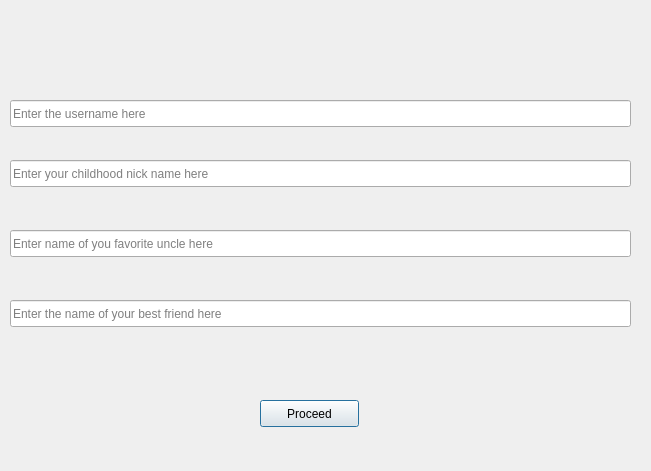
<?xml version="1.0" encoding="UTF-8"?>
<ui version="4.0">
 <class>adduser</class>
 <widget class="QDialog" name="adduser">
  <property name="geometry">
   <rect>
    <x>0</x>
    <y>0</y>
    <width>651</width>
    <height>471</height>
   </rect>
  </property>
  <property name="windowTitle">
   <string>Dialog</string>
  </property>
  <widget class="QLabel" name="label">
   <property name="geometry">
    <rect>
     <x>0</x>
     <y>-20</y>
     <width>651</width>
     <height>531</height>
    </rect>
   </property>
   <property name="text">
    <string/>
   </property>
   <property name="pixmap">
    <pixmap>../build-MY_store-Desktop-Debug/password_forgot.JPG</pixmap>
   </property>
  </widget>
  <widget class="QLineEdit" name="line_username">
   <property name="geometry">
    <rect>
     <x>10</x>
     <y>100</y>
     <width>621</width>
     <height>27</height>
    </rect>
   </property>
   <property name="placeholderText">
    <string>Enter the username here</string>
   </property>
  </widget>
  <widget class="QLineEdit" name="line_nickname">
   <property name="geometry">
    <rect>
     <x>10</x>
     <y>160</y>
     <width>621</width>
     <height>27</height>
    </rect>
   </property>
   <property name="placeholderText">
    <string>Enter your childhood nick name here</string>
   </property>
  </widget>
  <widget class="QLineEdit" name="line_uncle">
   <property name="geometry">
    <rect>
     <x>10</x>
     <y>230</y>
     <width>621</width>
     <height>27</height>
    </rect>
   </property>
   <property name="placeholderText">
    <string>Enter name of you favorite uncle here</string>
   </property>
  </widget>
  <widget class="QLineEdit" name="line_friend">
   <property name="geometry">
    <rect>
     <x>10</x>
     <y>300</y>
     <width>621</width>
     <height>27</height>
    </rect>
   </property>
   <property name="placeholderText">
    <string>Enter the name of your best friend here</string>
   </property>
  </widget>
  <widget class="QPushButton" name="pushButton">
   <property name="geometry">
    <rect>
     <x>260</x>
     <y>400</y>
     <width>99</width>
     <height>27</height>
    </rect>
   </property>
   <property name="text">
    <string>Proceed</string>
   </property>
  </widget>
 </widget>
 <resources/>
 <connections/>
</ui>
